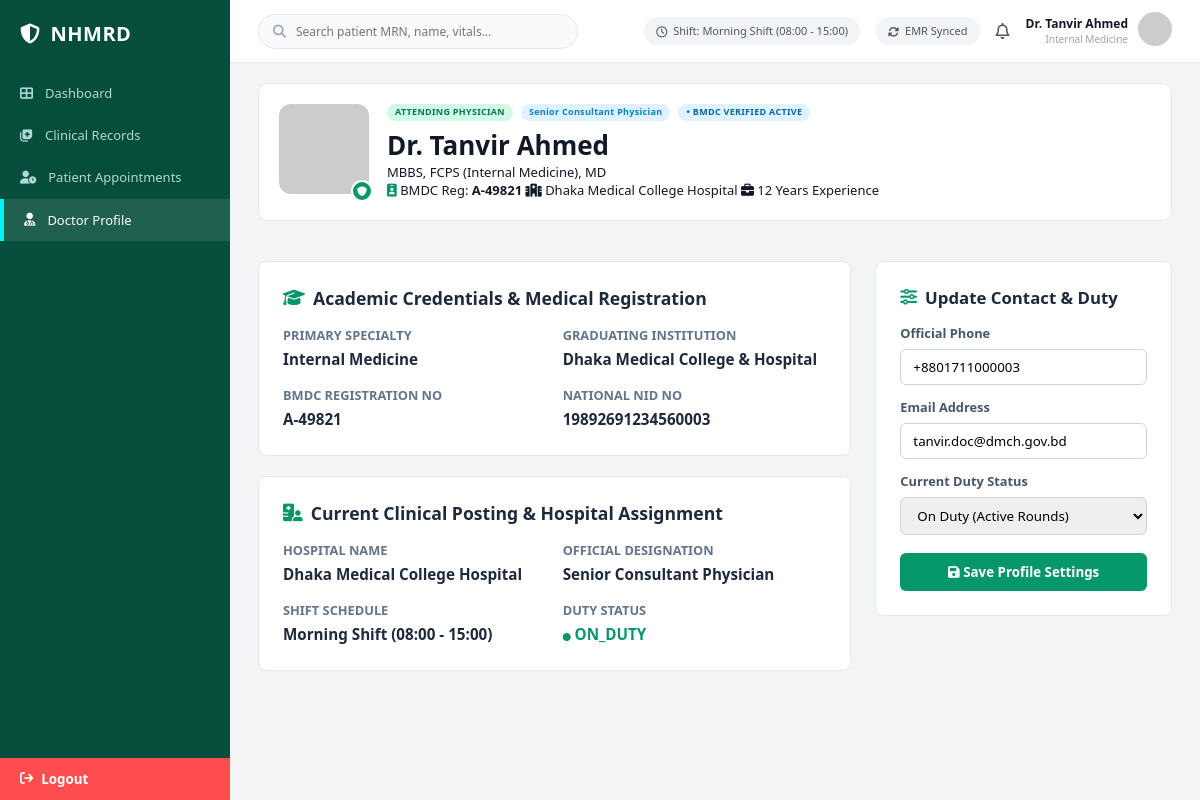
/php/doctor-panel/doctor-profile.php, run on the app's committed database.
### tables this page shows
CREATE TABLE doctors (
  doctor_id                 BIGINT AUTO_INCREMENT PRIMARY KEY,
  user_id                   BIGINT NOT NULL UNIQUE,
  full_name                 VARCHAR(150) NOT NULL,
  doctor_type               ENUM('physician','surgeon','intern') NOT NULL DEFAULT 'physician',
  bmdc_registration_no      VARCHAR(50)  UNIQUE,              
  nid                       VARCHAR(30)  UNIQUE,
  dob                       DATE,
  gender                    ENUM('male','female','other'),
  primary_specialty_id      INT NULL,
  qualifications            VARCHAR(255),                     
  graduating_institution    VARCHAR(255),
  affiliated_university     VARCHAR(255),
  final_exam_session        VARCHAR(100),                     
  mbbs_roll_number          VARCHAR(50),
  student_bmdc_id           VARCHAR(50),
  license_issue_date        DATE,
  license_expiry_date       DATE,
  practicing_scope          VARCHAR(150),                     
  authorizing_registrar     VARCHAR(150),
  hospital_id               BIGINT NULL,                      
  designation               VARCHAR(150),                     
  years_experience          SMALLINT DEFAULT 0,
  shift_schedule            VARCHAR(150),                     
  duty_status               ENUM('on_duty','off_duty','leave') DEFAULT 'off_duty',
  leave_return_date         DATE NULL,
  phone                     VARCHAR(30),
  email                     VARCHAR(150),
  photo_url                 VARCHAR(500),
  biometric_verified        TINYINT(1) DEFAULT 0,
  verification_status       ENUM('pending','verified','flagged') DEFAULT 'pending',
  status                    ENUM('active','inactive') DEFAULT 'active',
  created_at                DATETIME NOT NULL DEFAULT CURRENT_TIMESTAMP,
  updated_at                DATETIME NOT NULL DEFAULT CURRENT_TIMESTAMP ON UPDATE CURRENT_TIMESTAMP,
  CONSTRAINT fk_doctor_user FOREIGN KEY (user_id) REFERENCES users(user_id) ON DELETE CASCADE,
  CONSTRAINT fk_doctor_specialty FOREIGN KEY (primary_specialty_id) REFERENCES specialties(specialty_id),
  CONSTRAINT fk_doctor_hospital FOREIGN KEY (hospital_id) REFERENCES hospitals(hospital_id),
  KEY idx_doctor_type (doctor_type)
);

CREATE TABLE specialties (
  specialty_id  INT AUTO_INCREMENT PRIMARY KEY,
  name          VARCHAR(150) NOT NULL UNIQUE           
);

CREATE TABLE hospitals (
  hospital_id             BIGINT AUTO_INCREMENT PRIMARY KEY,
  dghs_code               VARCHAR(30) UNIQUE,                        
  legal_name              VARCHAR(255) NOT NULL,
  facility_type           ENUM('tertiary','general','clinic','specialized','diagnostic') NOT NULL,
  ownership_category      ENUM('public','private','nonprofit') NOT NULL,
  classification          VARCHAR(100),                              
  total_beds              INT DEFAULT 0,
  icu_beds                INT DEFAULT 0,
  nicu_picu_beds          INT DEFAULT 0,
  year_established        YEAR NULL,
  division_id             INT NOT NULL,
  district_id             INT NOT NULL,
  upazila_id              INT NULL,
  full_address            VARCHAR(500) NOT NULL,
  er_hotline              VARCHAR(30) NOT NULL,
  director_phone          VARCHAR(30),
  official_email          VARCHAR(150) NOT NULL,
  superintendent_name     VARCHAR(150) NOT NULL,
  superintendent_bmdc_no  VARCHAR(50)  NOT NULL,
  cao_name                VARCHAR(150),
  cao_contact             VARCHAR(30),
  inspection_date         DATE NULL,
  license_issue_date      DATE NULL,
  license_status          ENUM('pending','licensed','suspended','revoked') NOT NULL DEFAULT 'pending',
  is_24x7_er              TINYINT(1) DEFAULT 0,
  photo_url               VARCHAR(500),
  created_by_user_id      BIGINT NULL,
  created_at              DATETIME NOT NULL DEFAULT CURRENT_TIMESTAMP,
  updated_at              DATETIME NOT NULL DEFAULT CURRENT_TIMESTAMP ON UPDATE CURRENT_TIMESTAMP,
  CONSTRAINT fk_hosp_division FOREIGN KEY (division_id) REFERENCES divisions(division_id),
  CONSTRAINT fk_hosp_district FOREIGN KEY (district_id) REFERENCES districts(district_id),
  CONSTRAINT fk_hosp_upazila  FOREIGN KEY (upazila_id)  REFERENCES upazilas(upazila_id),
  CONSTRAINT fk_hosp_creator  FOREIGN KEY (created_by_user_id) REFERENCES users(user_id)
);

### public_html/php/doctor-panel/doctor_bootstrap.php (called while the page is built, shortened)
<?php
$pdo = require_once __DIR__ . '/../../config/db.php';
$currentDoctor = null;
if ($pdo) {
    if (!$currentDoctor) {
        $stmtDoc = $pdo->query("
            SELECT d.*, h.legal_name AS hospital_name, s.name AS specialty_name, u.uid AS user_uid
            FROM doctors d
            LEFT JOIN hospitals h ON d.hospital_id = h.hospital_id
            LEFT JOIN specialties s ON d.primary_specialty_id = s.specialty_id
            LEFT JOIN users u ON d.user_id = u.user_id
            WHERE d.status = 'active'
            ORDER BY d.doctor_id ASC
            LIMIT 1
        ");
        $currentDoctor = $stmtDoc->fetch();
    }
}
$doctorName      = $currentDoctor['full_name'];
$doctorSpecialty = $currentDoctor['specialty_name'] ?? 'Internal Medicine & Therapeutics';
$doctorHospital  = $currentDoctor['hospital_name'] ?? 'Dhaka Central Medical University Hospital';
$doctorShift     = $currentDoctor['shift_schedule'] ?? 'Morning Clinical Rounds (07:00 - 15:30)';
$doctorAvatar    = !empty($currentDoctor['photo_url']) ? $currentDoctor['photo_url'] : 'https://i.pravatar.cc/100?img=47';

### public_html/php/doctor-panel/doctor-profile.php (the view, shortened to what this page needs)
<?php
require_once __DIR__ . '/doctor_bootstrap.php';
?>
<!DOCTYPE html>
<html lang="en">
<head>
  <link rel="stylesheet" href="/public_html/assets/css/doctor-panel/doctor-profile.css">
  <link rel="stylesheet" href="/public_html/assets/css/default-structure.css">
  <link rel="stylesheet" href="/public_html/assets/css/doctor-panel/features/doctor-header.css">
  <link rel="stylesheet" href="https://cdnjs.cloudflare.com/ajax/libs/font-awesome/6.4.0/css/all.min.css">
</head>
<body>
  <div class="app-container">
    <aside class="sidebar doctor">
      <div class="logo">
        <i class="fa-solid fa-shield-halved"></i>
        <span>NHMRD</span>
      </div>
      <nav class="nav-menu">
        <a href="dashboard.php" class="nav-item">
          <i class="fa-solid fa-table-cells-large"></i>
          <span>Dashboard</span>
        </a>
        <a href="doctor-clinical-service-records.php" class="nav-item">
          <i class="fa-solid fa-notes-medical"></i>
          <span>Clinical Records</span>
        </a>
        <a href="patient-appointments.php" class="nav-item">
          <i class="fa-solid fa-user-clock"></i>
          <span>Patient Appointments</span>
        </a>
        <a href="doctor-profile.php" class="nav-item active">
          <i class="fa-solid fa-user-doctor"></i>
          <span>Doctor Profile</span>
        </a>
      </nav>
      <div class="sidebar-footer">
        <button class="logout-btn" onclick="window.location.href='/public_html/pages/login.html'">
          <i class="fa-solid fa-arrow-right-from-bracket"></i>
          <span>Logout</span>
        </button>
      </div>
    </aside>
    <div class="main-wrapper">
      <header class="doc-header">
        <div class="search-bar">
          <i class="fa-solid fa-magnifying-glass"></i>
          <input type="text" placeholder="Search patient MRN, name, vitals...">
        </div>
        <div class="header-right">
          <div class="header-status-pill">
            <i class="fa-regular fa-clock"></i>
            <span>Shift: <?= htmlspecialchars($doctorShift) ?></span>
          </div>
          <div class="header-status-pill">
            <i class="fa-solid fa-rotate"></i>
            <span>EMR Synced</span>
          </div>
          <button class="icon-btn"><i class="fa-regular fa-bell"></i></button>
          <div class="doctor-profile-badge">
            <div class="doctor-info-text">
              <span class="doctor-name"><?= htmlspecialchars($doctorName) ?></span>
              <span class="doctor-dept"><?= htmlspecialchars($doctorSpecialty) ?></span>
            </div>
            <div class="doctor-avatar">
              <img src="<?= htmlspecialchars($doctorAvatar) ?>" alt="<?= htmlspecialchars($doctorName) ?>">
            </div>
          </div>
        </div>
      </header>
      <main class="content-body">
        <div class="profile-banner-card">
          <div class="profile-main-info">
            <div class="profile-img-container">
              <img src="<?= htmlspecialchars($doctorAvatar) ?>" alt="<?= htmlspecialchars($doctorName) ?>" class="profile-img">
              <span class="online-indicator"><i class="fa-solid fa-shield"></i></span>
            </div>
            <div class="profile-details">
              <div class="badge-row">
                <span class="tag-badge green-light">ATTENDING PHYSICIAN</span>
                <span class="tag-badge blue-light"><?= htmlspecialchars($currentDoctor['designation'] ?? 'SENIOR CONSULTANT') ?></span>
                <span class="tag-badge sky-light">&bull; BMDC VERIFIED ACTIVE</span>
              </div>
              <h1 class="doctor-full-name"><?= htmlspecialchars($doctorName) ?></h1>
              <p class="doctor-credentials-text"><?= htmlspecialchars($currentDoctor['qualifications'] ?? 'MBBS, FCPS (Internal Medicine), MD') ?></p>
              <div class="meta-inline-info">
                <span><i class="fa-solid fa-id-badge text-emerald"></i> BMDC Reg: <strong><?= htmlspecialchars($currentDoctor['bmdc_registration_no'] ?? 'A-49821') ?></strong></span>
                <span><i class="fa-solid fa-hospital text-blue"></i> <?= htmlspecialchars($doctorHospital) ?></span>
                <span><i class="fa-solid fa-briefcase text-teal"></i> <?= (int)($currentDoctor['years_experience'] ?? 12) ?> Years Experience</span>
              </div>
            </div>
          </div>
        </div>
        <div class="profile-content-grid" style="display:grid; grid-template-columns: 2fr 1fr; gap: 24px; margin-top: 24px;">
          <div class="info-column">
            <div class="profile-card" style="background:#fff; border-radius:8px; padding:24px; border:1px solid #e2e8f0; margin-bottom:20px;">
              <h3 style="font-size:1.1rem; color:#1e293b; margin-bottom:16px; display:flex; align-items:center; gap:8px;">
                <i class="fa-solid fa-graduation-cap text-emerald"></i> Academic Credentials &amp; Medical Registration
              </h3>
              <div style="display:grid; grid-template-columns: 1fr 1fr; gap: 16px;">
                <div>
                  <span style="font-size:0.8rem; color:#64748b; font-weight:600;">PRIMARY SPECIALTY</span>
                  <p style="font-size:0.95rem; font-weight:600; color:#1e293b; margin-top:4px;"><?= htmlspecialchars($doctorSpecialty) ?></p>
                </div>
                <div>
                  <span style="font-size:0.8rem; color:#64748b; font-weight:600;">GRADUATING INSTITUTION</span>
                  <p style="font-size:0.95rem; font-weight:600; color:#1e293b; margin-top:4px;"><?= htmlspecialchars($currentDoctor['graduating_institution'] ?? 'Dhaka Medical College & Hospital') ?></p>
                </div>
                <div>
                  <span style="font-size:0.8rem; color:#64748b; font-weight:600;">BMDC REGISTRATION NO</span>
                  <p style="font-size:0.95rem; font-weight:600; color:#1e293b; margin-top:4px;"><?= htmlspecialchars($currentDoctor['bmdc_registration_no'] ?? 'A-49821') ?></p>
                </div>
                <div>
                  <span style="font-size:0.8rem; color:#64748b; font-weight:600;">NATIONAL NID NO</span>
                  <p style="font-size:0.95rem; font-weight:600; color:#1e293b; margin-top:4px;"><?= htmlspecialchars($currentDoctor['nid'] ?? '19892691234560003') ?></p>
                </div>
              </div>
            </div>
            <div class="profile-card" style="background:#fff; border-radius:8px; padding:24px; border:1px solid #e2e8f0;">
              <h3 style="font-size:1.1rem; color:#1e293b; margin-bottom:16px; display:flex; align-items:center; gap:8px;">
                <i class="fa-solid fa-hospital-user text-emerald"></i> Current Clinical Posting &amp; Hospital Assignment
              </h3>
              <div style="display:grid; grid-template-columns: 1fr 1fr; gap: 16px;">
                <div>
                  <span style="font-size:0.8rem; color:#64748b; font-weight:600;">HOSPITAL NAME</span>
                  <p style="font-size:0.95rem; font-weight:600; color:#1e293b; margin-top:4px;"><?= htmlspecialchars($doctorHospital) ?></p>
                </div>
                <div>
                  <span style="font-size:0.8rem; color:#64748b; font-weight:600;">OFFICIAL DESIGNATION</span>
                  <p style="font-size:0.95rem; font-weight:600; color:#1e293b; margin-top:4px;"><?= htmlspecialchars($currentDoctor['designation'] ?? 'Senior Consultant') ?></p>
                </div>
                <div>
                  <span style="font-size:0.8rem; color:#64748b; font-weight:600;">SHIFT SCHEDULE</span>
                  <p style="font-size:0.95rem; font-weight:600; color:#1e293b; margin-top:4px;"><?= htmlspecialchars($doctorShift) ?></p>
                </div>
                <div>
                  <span style="font-size:0.8rem; color:#64748b; font-weight:600;">DUTY STATUS</span>
                  <p style="font-size:0.95rem; font-weight:600; color:#059669; margin-top:4px;">
                    <i class="fa-solid fa-circle" style="font-size:8px;"></i> <?= strtoupper(htmlspecialchars($currentDoctor['duty_status'] ?? 'ON_DUTY')) ?>
                  </p>
                </div>
              </div>
            </div>
          </div>
          <div class="action-column">
            <div class="profile-card" style="background:#fff; border-radius:8px; padding:24px; border:1px solid #e2e8f0;">
              <h3 style="font-size:1.05rem; color:#1e293b; margin-bottom:16px; display:flex; align-items:center; gap:8px;">
                <i class="fa-solid fa-sliders text-emerald"></i> Update Contact &amp; Duty
              </h3>
              <form method="POST" action="doctor-profile.php">
                <div style="margin-bottom:14px;">
                  <label style="display:block; font-size:0.8rem; font-weight:600; color:#475569; margin-bottom:6px;">Official Phone</label>
                  <input type="text" name="phone" value="<?= htmlspecialchars($currentDoctor['phone'] ?? '+880 1711-234567') ?>" style="width:100%; padding:8px 12px; border:1px solid #cbd5e1; border-radius:6px;" required>
                </div>
                <div style="margin-bottom:14px;">
                  <label style="display:block; font-size:0.8rem; font-weight:600; color:#475569; margin-bottom:6px;">Email Address</label>
                  <input type="email" name="email" value="<?= htmlspecialchars($currentDoctor['email'] ?? 'doctor@nhmrd.gov.bd') ?>" style="width:100%; padding:8px 12px; border:1px solid #cbd5e1; border-radius:6px;" required>
                </div>
                <div style="margin-bottom:18px;">
                  <label style="display:block; font-size:0.8rem; font-weight:600; color:#475569; margin-bottom:6px;">Current Duty Status</label>
                  <select name="duty_status" style="width:100%; padding:8px 12px; border:1px solid #cbd5e1; border-radius:6px;">
                    <option value="on_duty" <?= ($currentDoctor['duty_status'] ?? '') === 'on_duty' ? 'selected' : '' ?>>On Duty (Active Rounds)</option>
                  </select>
                </div>
                <button type="submit" style="width:100%; background:#059669; color:#fff; border:none; padding:10px; font-weight:600; border-radius:6px; cursor:pointer;">
                  <i class="fa-solid fa-floppy-disk"></i> Save Profile Settings
                </button>
              </form>
            </div>
          </div>
        </div>
      </main>
    </div>
  </div>
</body>
</html>

### data on the page
doctors: shift_schedule "Morning Shift (08:00 - 15:00)", full_name "Dr. Tanvir Ahmed", primary_specialty.name "Internal Medicine", designation "Senior Consultant Physician", qualifications "MBBS, FCPS (Internal Medicine), MD", bmdc_registration_no "A-49821", hospital.legal_name "Dhaka Medical College Hospital", years_experience "12", graduating_institution "Dhaka Medical College & Hospital", nid "19892691234560003", duty_status "ON_DUTY", phone "+8801711000003", email "tanvir.doc@dmch.gov.bd", duty_status "On Duty (Active Rounds)"
